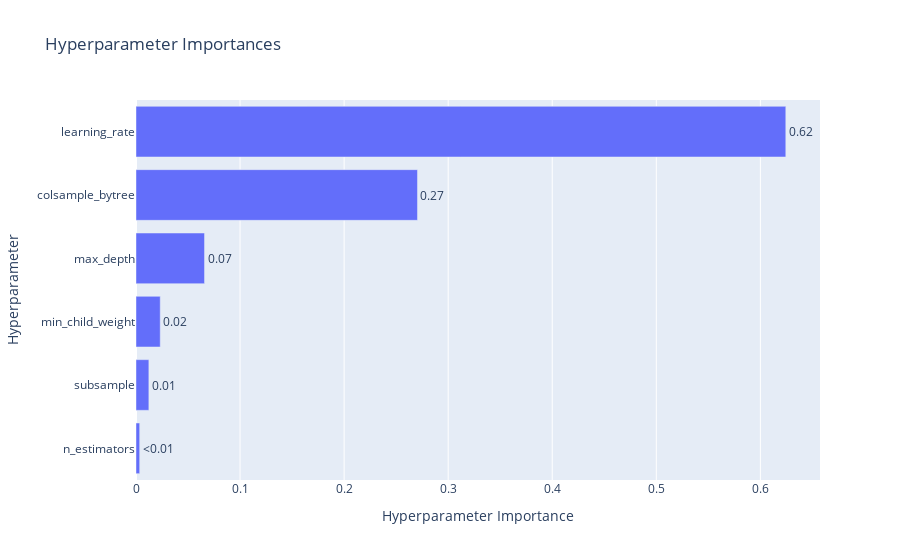

Notebook code cell kept with this figure:
### Code cell
# 하이퍼파라미터별 중요도를 확인할 수 있는 그래프
optuna.visualization.plot_param_importances(study_xgb)

### Figure 1 — Plotly figure (JSON) as saved in the notebook; plotly's stock layout.template omitted (floating-point values rounded to 4 significant figures)
{"data": [{"cliponaxis": false, "hovertemplate": ["n_estimators (IntDistribution): 0.0035443709141402885<extra></extra>", "subsample (FloatDistribution): 0.012367742710010038<extra></extra>", "min_child_weight (IntDistribution): 0.023292822811024187<extra></extra>", "max_depth (IntDistribution): 0.06585880736537784<extra></extra>", "colsample_bytree (FloatDistribution): 0.2704895126164358<extra></extra>", "learning_rate (FloatDistribution): 0.6244467435830119<extra></extra>"], "name": "Objective Value", "orientation": "h", "text": ["<0.01", "0.01", "0.02", "0.07", "0.27", "0.62"], "textposition": "outside", "type": "bar", "x": [0.003544, 0.01237, 0.02329, 0.06586, 0.2705, 0.6244], "y": ["n_estimators", "subsample", "min_child_weight", "max_depth", "colsample_bytree", "learning_rate"]}], "layout": {"title": {"text": "Hyperparameter Importances"}, "xaxis": {"title": {"text": "Hyperparameter Importance"}}, "yaxis": {"title": {"text": "Hyperparameter"}}}}
